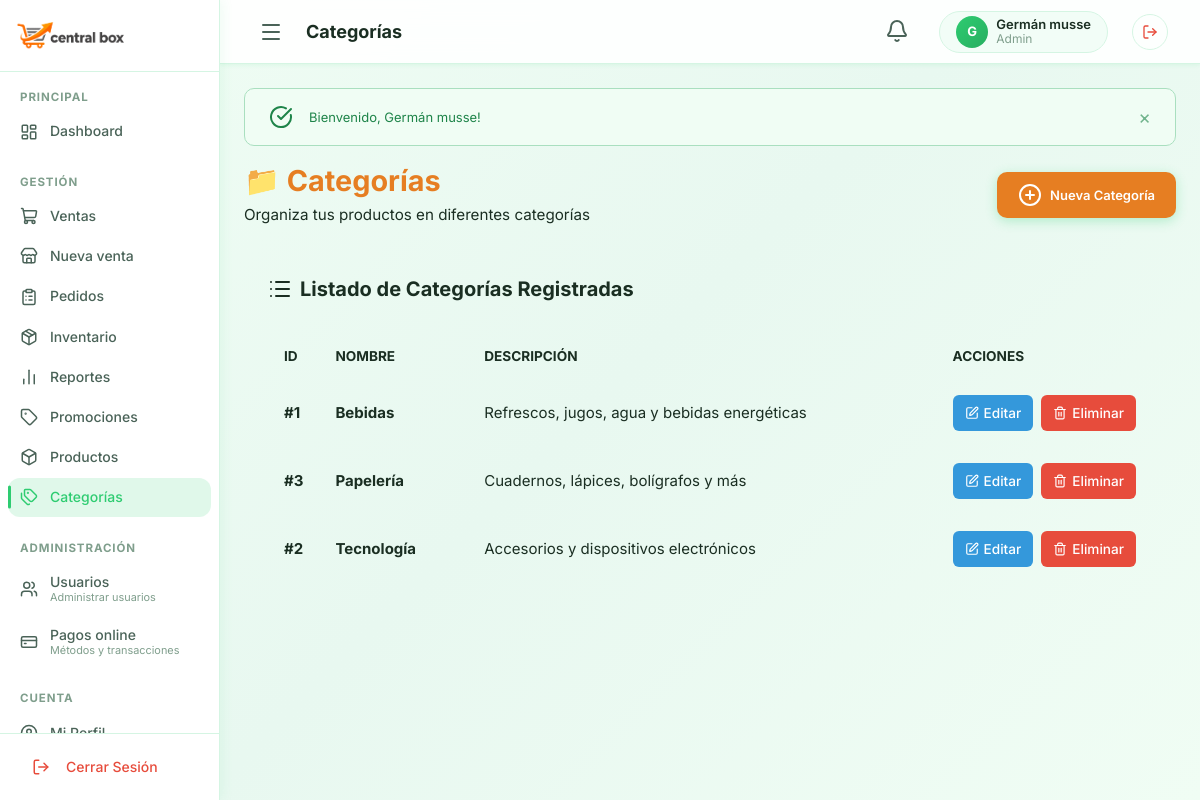
Page /public/index.php?controller=categorias&action=lista (signed in) on the committed database.
### tables this page shows
CREATE TABLE IF NOT EXISTS categorias (
    id          INT UNSIGNED AUTO_INCREMENT PRIMARY KEY,
    nombre      VARCHAR(80)         NOT NULL UNIQUE,
    descripcion VARCHAR(255)        NULL,
    imagen      VARCHAR(255)        NULL,
    activa      TINYINT(1)          NOT NULL DEFAULT 1,
    created_at  DATETIME            NOT NULL DEFAULT CURRENT_TIMESTAMP
);

### controllers/CategoriaController.php (called while the page is built, shortened)
<?php
require_once MODELS_PATH . '/Categoria.php';
class CategoriaController
{
    private Categoria $categoriaModel;
    public function __construct()
    {
        $this->categoriaModel = new Categoria();
    }
    public function lista(): void
    {
        $categorias = $this->categoriaModel->getAll();
        require_once VIEWS_PATH . '/Layouts/header.php';
        require_once VIEWS_PATH . '/admin/categorias/lista.php';
        require_once VIEWS_PATH . '/Layouts/footer.php';
    }
}

### public/index.php (called while the page is built, shortened)
<?php
require_once __DIR__ . '/../config/database.php';
$actionName     = $_GET['action']     ?? 'index';
$controller = new $controllerClass();
$controller->$actionName();

### config/database.php (called while the page is built, shortened)
<?php
class Database
{
    private static ?Database $instance = null;
    private PDO $connection;
    private static string $host = '127.0.0.1';
    private static string $port = '3306';
    private static string $dbname = 'central_box';
    private static string $username = 'root';
    private static string $password = '';
    private static string $charset = 'utf8mb4';
    private function __construct()
    {
        try {
            $dsn = "mysql:host=" . self::$host . ";port=" . self::$port . ";dbname=" . self::$dbname . ";charset=" . self::$charset;
            $options = [
                PDO::ATTR_ERRMODE            => PDO::ERRMODE_EXCEPTION,
                PDO::ATTR_DEFAULT_FETCH_MODE => PDO::FETCH_ASSOC,
                PDO::ATTR_EMULATE_PREPARES   => false,
                PDO::MYSQL_ATTR_INIT_COMMAND => "SET NAMES " . self::$charset,
            ];
            $this->connection = new PDO($dsn, self::$username, self::$password, $options);
        } catch (PDOException $e) {
            die("Error de conexión a la base de datos: " . $e->getMessage());
        }
    }
    public static function getInstance(): self
    {
        if (self::$instance === null) {
            self::$instance = new self();
        }
        return self::$instance;
    }
    public function getConnection(): PDO
    {
        return $this->connection;
    }
}

### models/Categoria.php (called while the page is built, shortened)
<?php
require_once __DIR__ . '/../config/database.php';
class Categoria
{
    private PDO $db;
    public function __construct()
    {
        $this->db = Database::getInstance()->getConnection();
    }
    public function getAll(bool $soloActivas = false): array
    {
        $sql = "SELECT c.*, (SELECT COUNT(*) FROM productos p WHERE p.categoria_id = c.id AND p.activo = 1) AS total_productos FROM categorias c";
        $sql .= " ORDER BY c.nombre ASC";
        $stmt = $this->db->query($sql);
        return $stmt->fetchAll();
    }
}

### views/admin/categorias/lista.php (the view, shortened to what this page needs)
<div class="cat-header animate-fade-in">
    <div>
        <h1 class="cat-title">📁 <span class="cat-highlight">Categorías</span></h1>
        <p class="cat-subtitle">Organiza tus productos en diferentes categorías</p>
    </div>
    <a href="<?= BASE_URL ?>/index.php?controller=categorias&action=crear" class="btn btn-primary" style="background:#e67e22; color:#fff;">
        <i data-lucide="plus-circle"></i> Nueva Categoría
    </a>
</div>
<div class="cat-container stagger animate-fade-in">
    <h2><i data-lucide="list"></i> Listado de Categorías Registradas</h2>
    <table class="cat-table">
        <thead>
            <tr>
                <th style="width: 50px;">ID</th>
                <th>Nombre</th>
                <th>Descripción</th>
                <th style="width: 200px;">Acciones</th>
            </tr>
        </thead>
        <tbody>
            <?php if (empty($categorias)): ?>
                <tr>
                    <td colspan="4" style="text-align: center; color: var(--text-secondary); padding: 30px;">
                        No existen categorías registradas. (HU4)
                    </td>
                </tr>
            <?php else: ?>
                <?php foreach ($categorias as $cat): ?>
                    <tr>
                        <td style="color: var(--text-secondary); font-weight: bold;">#<?= $cat['id'] ?></td>
                        <td style="font-weight: bold; color: var(--text-primary);"><?= htmlspecialchars($cat['nombre']) ?></td>
                        <td><?= htmlspecialchars($cat['descripcion']) ?></td>
                        <td>
                            <div class="action-btns">
                                <a href="<?= BASE_URL ?>/index.php?controller=categorias&action=editar&id=<?= $cat['id'] ?>" class="btn-sm btn-edit" title="Editar Categoría (HU2)">
                                    <i data-lucide="edit" style="width:14px;"></i> Editar
                                </a>
                                <a href="<?= BASE_URL ?>/index.php?controller=categorias&action=eliminar&id=<?= $cat['id'] ?>" class="btn-sm btn-delete" title="Eliminar Categoría Duplicada (HU3)" onclick="return confirm('¿Estás seguro de que deseas eliminar esta categoría? Esta acción es irreversible (HU3).');">
                                    <i data-lucide="trash-2" style="width:14px;"></i> Eliminar
                                </a>
                            </div>
                        </td>
                    </tr>
                <?php endforeach; ?>
            <?php endif; ?>
        </tbody>
    </table>
</div>

### Styles/main.css (style rules this page uses)
:root { --color-bg: #f0fdf4; --color-bg-secondary: #ffffff; --color-bg-tertiary: #e8f8f0; --color-surface: rgba(46, 204, 113, 0.05); --color-surface-hover: rgba(46, 204, 113, 0.10); --color-border: #d5f5e3; --color-border-hover: #a9dfbf; --color-text: #1a2e22; --color-text-secondary: #4a6358; --color-text-muted: #7f9e8c; --color-primary: #2ecc71; --color-primary-hover: #27ae60; --color-primary-light: rgba(46, 204, 113, 0.15); --color-secondary: #27ae60; --color-secondary-hover: #229954; --color-secondary-light: rgba(39, 174, 96, 0.15); --gradient-primary: linear-gradient(135deg, #2ecc71 0%, #27ae60 100%); --gradient-primary-hover: linear-gradient(135deg, #27ae60 0%, #229954 100%); --gradient-bg: linear-gradient(135deg, #f0fdf4 0%, #e8f8f0 50%, #f0fdf4 100%); --gradient-card: linear-gradient(135deg, rgba(46,204,113,0.06) 0%, rgba(39,174,96,0.03) 100%); --color-success: #2ecc71; --color-success-light: rgba(46, 204, 113, 0.12); --color-warning: #f39c12; --color-warning-light: rgba(243, 156, 18, 0.12); --color-danger: #e74c3c; --color-danger-light: rgba(231, 76, 60, 0.12); --color-info: #3498db; --color-info-light: rgba(52, 152, 219, 0.12); --glass-bg: rgba(255, 255, 255, 0.7); --glass-border: rgba(46, 204, 113, 0.2); --glass-shadow: 0 4px 24px rgba(46, 204, 113, 0.12); --glass-blur: blur(12px); --font-family: 'Inter', -apple-system, BlinkMacSystemFont, 'Segoe UI', sans-serif; --font-size-xs: 0.75rem; --font-size-sm: 0.8125rem; --font-size-base: 0.9375rem; --font-size-md: 1rem; --font-size-lg: 1.125rem; --font-size-xl: 1.375rem; --font-size-2xl: 1.75rem; --font-size-3xl: 2.25rem; --font-size-4xl: 3rem; --space-xs: 0.25rem; --space-sm: 0.5rem; --space-md: 1rem; --space-lg: 1.5rem; --space-xl: 2rem; --space-2xl: 3rem; --space-3xl: 4rem; --radius-sm: 6px; --radius-md: 10px; --radius-lg: 16px; --radius-xl: 24px; --radius-full: 9999px; --shadow-sm: 0 1px 4px rgba(46, 204, 113, 0.10); --shadow-md: 0 4px 12px rgba(46, 204, 113, 0.12); --shadow-lg: 0 8px 24px rgba(46, 204, 113, 0.15); --shadow-xl: 0 16px 48px rgba(46, 204, 113, 0.18); --shadow-glow: 0 0 20px rgba(46, 204, 113, 0.25); --transition-fast: 150ms cubic-bezier(0.4, 0, 0.2, 1); --transition-base: 250ms cubic-bezier(0.4, 0, 0.2, 1); --transition-slow: 350ms cubic-bezier(0.4, 0, 0.2, 1); --transition-spring: 500ms cubic-bezier(0.34, 1.56, 0.64, 1); --sidebar-width: 220px; --sidebar-collapsed: 58px; --header-height: 64px; --content-max-width: 1400px; }
*, *::before, *::after { margin: 0; padding: 0; box-sizing: border-box; }
html { font-size: 16px; scroll-behavior: smooth; -webkit-font-smoothing: antialiased; }
body { font-family: var(--font-family); font-size: var(--font-size-base); color: var(--color-text); background: var(--gradient-bg); background-attachment: fixed; line-height: 1.6; min-height: 100vh; overflow-x: hidden; }
a { color: var(--color-primary); text-decoration: none; transition: color var(--transition-fast); }
table { border-collapse: collapse; width: 100%; }
h1, h2, h3, h4, h5, h6 { font-weight: 700; line-height: 1.3; color: var(--color-text); }
h1 { font-size: var(--font-size-3xl); }
h2 { font-size: var(--font-size-2xl); }
.animate-fade-in { animation: fadeIn 0.4s ease-out both; }
.stagger > *:nth-child(1) { animation-delay: 0.05s; }
.stagger > *:nth-child(2) { animation-delay: 0.10s; }

### Styles/components.css (style rules this page uses)
.btn { display: inline-flex; align-items: center; justify-content: center; gap: var(--space-sm); padding: 10px 20px; border-radius: var(--radius-md); font-size: var(--font-size-sm); font-weight: 600; cursor: pointer; transition: all var(--transition-fast); white-space: nowrap; border: 1px solid transparent; line-height: 1.4; }
.btn-primary { background: var(--gradient-primary); color: white; box-shadow: 0 3px 12px rgba(46, 204, 113, 0.30); }
.btn-sm { padding: 5px 12px; font-size: var(--font-size-xs); border-radius: var(--radius-sm); }

### rows in the picture
categorias: id "1", nombre "Bebidas", descripcion "Refrescos, jugos, agua y bebidas energéticas"
categorias: id "3", nombre "Papelería", descripcion "Cuadernos, lápices, bolígrafos y más"
categorias: id "2", nombre "Tecnología", descripcion "Accesorios y dispositivos electrónicos"

### other values in the picture
$pageTitle "Categorías"
substr($user['nombre'] ?? 'U', 0, 1) "G"
$user['nombre'] "Germán musse"
$user['rol'] "Admin"
$flashSuccess "Bienvenido, Germán musse!"
